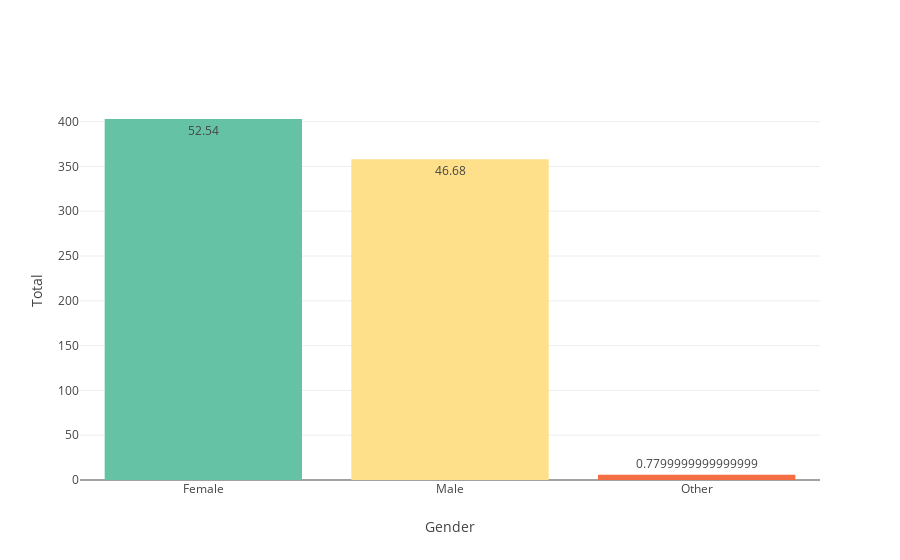

Notebook code cell kept with this figure:
### Markdown cell above
## Analyzing the balance between genders

Possible responses: 
  * 0 = Male
  * 1 = Female
  * 2 = Other

### Code cell
colors_gender = {0: cl.scales['9']['div']['Spectral'][7],
                 1: cl.scales['9']['div']['Spectral'][3],
                 2: cl.scales['9']['div']['Spectral'][1]}

colors_gender_list = [cl.scales['9']['div']['Spectral'][7], cl.scales['9']
                      ['div']['Spectral'][3], cl.scales['9']['div']['Spectral'][1]]

names_gender = ['Male', 'Female', 'Other']
values_gender = [0, 1, 2]

data_complete_en['Gender'].replace(values_gender, names_gender, inplace=True)

print('Describing the variable Gender')
display(data_complete_en['Gender'].describe())
print('Count of each value in Gender expresed as gender / amount')
display(data_complete_en['Gender'].value_counts().sort_index())
print('Percentage of each value in Gender expresed as gender / percentage')
display(data_complete_en['Gender'].value_counts(
    normalize=True).sort_index().round(4) * 100)

labels_gender = ['Male', 'Female', 'Other']
tickvals_gender = ['0', '1', '2']

data1 = [go.Bar(x=sorted(data_complete_en['Gender'].unique()),
                y=data_complete_en['Gender'].value_counts().sort_index(),
                text=(data_complete_en['Gender'].value_counts(
                    normalize=True).sort_index().round(4) * 100),
                marker=dict(color=colors_gender_list),
                name='Gender')]
layout1 = go.Layout(
    xaxis=go.layout.XAxis(
        title='Gender'
    ),
    yaxis=go.layout.YAxis(
        title="Total"),
    bargap=0.2
)
fig1 = go.Figure(data=data1, layout=layout1)
iplot(fig1)
plt.show()

### Figure 1 — Plotly figure (JSON) as saved in the notebook; plotly's stock layout.template omitted (floating-point values rounded to 4 significant figures)
{"data": [{"marker": {"color": ["rgb(102,194,165)", "rgb(254,224,139)", "rgb(244,109,67)"]}, "name": "Gender", "text": [52.54, 46.68, 0.78], "type": "bar", "uid": "e8a93c83-0799-4f59-bfba-071438e89993", "x": ["Female", "Male", "Other"], "y": [403, 358, 6]}], "layout": {"bargap": 0.2, "xaxis": {"title": {"text": "Gender"}}, "yaxis": {"title": {"text": "Total"}}}}
